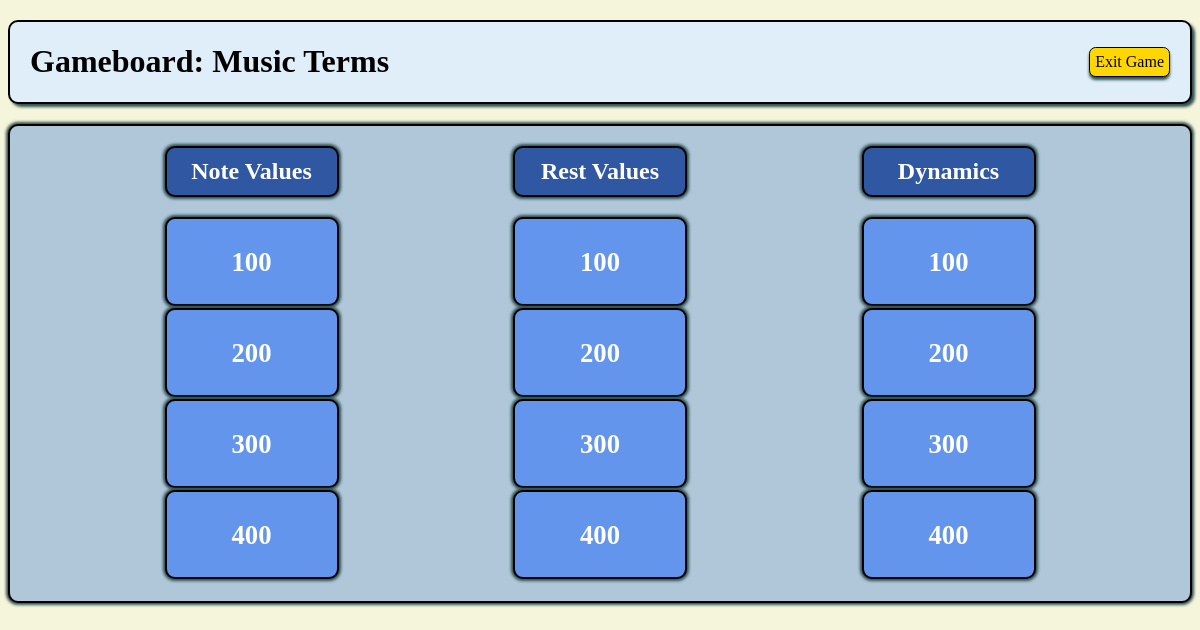
The page /games/play/3 on the database as committed earlier.
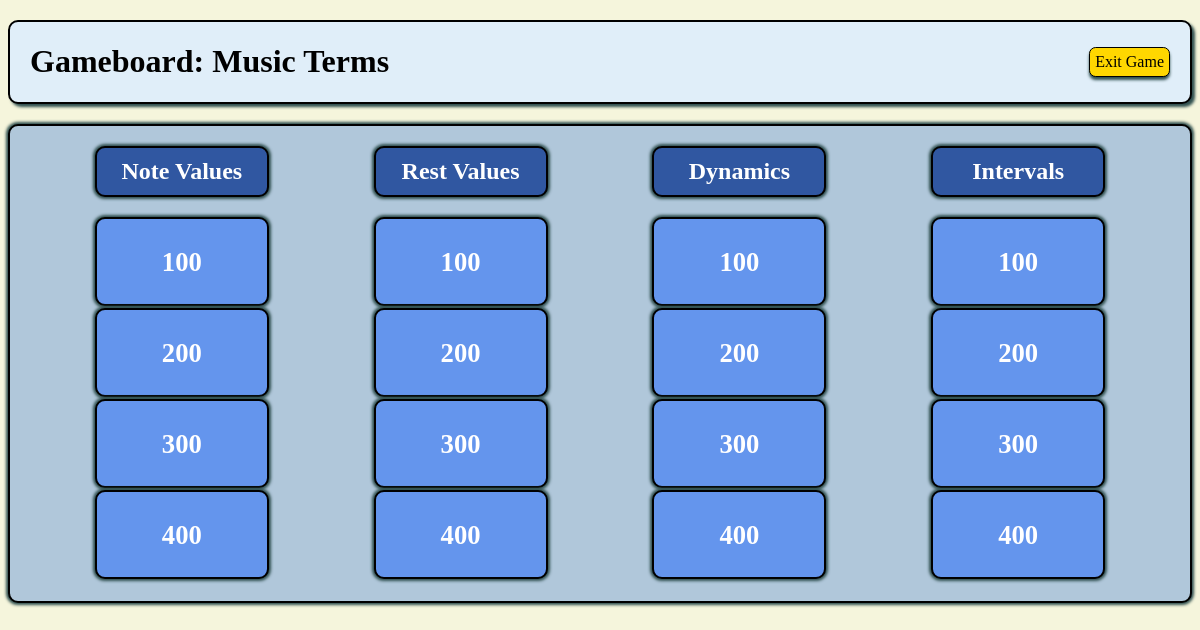
The same page on the database as committed later.
### gameboard_app/models.py (models this page shows, shortened)
class Game(models.Model):
    title = models.CharField(max_length=255)
    is_active = models.BooleanField(default=False)
    created_at = models.DateTimeField(auto_now_add=True)
    updated_at = models.DateTimeField(auto_now=True)
    @classmethod
    def get_by_id(cls, id):
        return cls.objects.get(id=id)

class Category(models.Model):
    name = models.CharField(max_length=255)
    game_assigned = models.ForeignKey(Game, related_name="categories_avail", on_delete = models.CASCADE)
    created_at = models.DateTimeField(auto_now_add=True)
    updated_at = models.DateTimeField(auto_now=True)

class Question(models.Model):
    question = models.TextField()
    answer = models.CharField(max_length=255)
    points = models.IntegerField(default=100)
    category_assigned = models.ForeignKey(Category, related_name="question_list", on_delete = models.CASCADE)
    created_at = models.DateTimeField(auto_now_add=True)
    updated_at = models.DateTimeField(auto_now=True)

### gameboard_app/views.py (the view)
# urls.py: path('play/<int:game_id>', views.play_gameboard, name='play'),
def play_gameboard(request, game_id):
    game = Game.get_by_id(id=game_id)
    context = {
        'game': game,
        'categories': game.categories_avail.all()
    }
    return render(request, 'gameboard.html', context)

### gameboard_app/templates/gameboard.html (shortened to what this page needs)
<!DOCTYPE html>
<html lang="en">
<head>
    {% load static %}
    <link rel="stylesheet" href="{% static 'css/style.css' %}">
</head>
<body>
    <div class="game_wrapper">
        <div class="nav_bar">
            <h1>Gameboard: {{ game.title }}</h1>
            <a class="back" href="{% url 'main_select' %}">Exit Game</a>
        </div>
        <div class="play_box">
            {% for category in categories %}
                <div class="cat_box">
                    <h2 class="cat_title">{{ category.name }}</h2>
                    {% for question in category.question_list.all|dictsort:"points" %}
                        <div class="ques_box">
                            <h3><a class="q_link" href="{% url 'show_ques' question.id %}">{{ question.points }}</a></h3>
                        </div>
                    {% endfor %}
                </div>
            {% endfor %}
        </div>
    </div>
</body>
</html>

### gameboard_app/static/css/style.css (style rules this page uses)
body { background-color:beige; }
.game_wrapper { width: auto; }
.nav_bar { display: flex; justify-content: space-between; align-items: center; margin: 20px 0px; padding: 0px 20px; border: 2px solid black; border-radius: 10px; background-color:rgb(224, 238, 249); box-shadow: 3px 3px 3px darkslategray; }
.back, .delete, .q_edit, .q_delete, .play, .add { text-decoration: none; border: 1px solid black; border-radius: 5pt; box-shadow: 0px 3px 3px darkslategray; background-color: gold; color: black; padding: 5px; cursor: pointer; }
.play_box { display: flex; justify-content: space-evenly; border: 2px solid black; background-color: rgb(176, 199, 218); border-radius: 10px; box-shadow: 0px 0px 3px 2px darkslategray; }
.cat_box { padding: 0px 20px 20px; }
.cat_title, .ques_box { border: solid 2px black; padding: 10px; text-align: center; width: 150px; border-radius: 10px; background-color:rgb(48, 87, 161); color: white; box-shadow: 0px 0px 3px 2px darkslategray; }
.ques_box { height: 65px; margin: auto; margin-bottom: 2px; background-color: cornflowerblue; }
.q_link { text-decoration: none; color: white; font-size: 20pt; }

Rows that differ between the two databases and show on the page:
added Category: name "Intervals"
added Question: points "100", shown under "Intervals"
added Question: points "200", shown under "Intervals"
added Question: points "300", shown under "Intervals"
added Question: points "400", shown under "Intervals"
